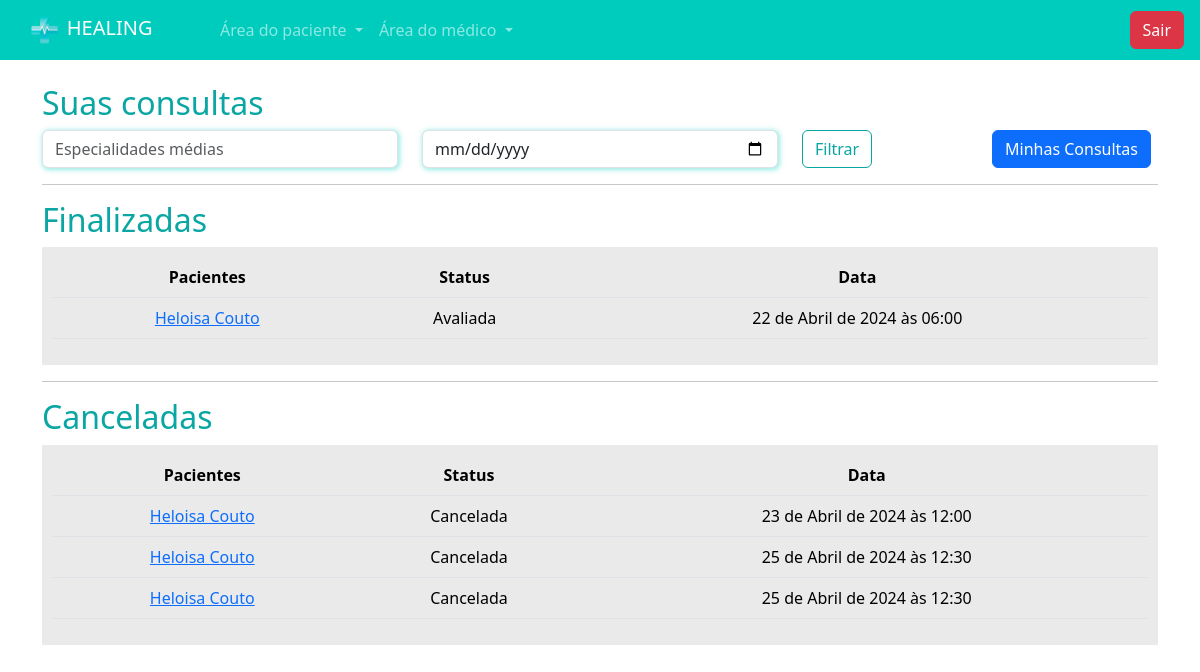
The app's page /medicos/historico_consulta_med/ (signed in) with its own data.
### paciente/models.py (models this page shows, shortened)
class Consulta(models.Model):
    status_choices = (
        ('A', 'Agendada'),
        ('F', 'Finalizada'),
        ('C', 'Cancelada'),
        ('I', 'Iniciada'),
        ('S', 'Avaliada')
    )
    paciente = models.ForeignKey(User, on_delete=models.DO_NOTHING)
    data_aberta = models.ForeignKey(DatasAbertas, on_delete=models.DO_NOTHING)
    status = models.CharField(max_length=1, choices=status_choices, default='A')
    link = models.URLField(null=True, blank=True)

### medico/models.py (models this page shows, shortened)
class DatasAbertas(models.Model):
    data = models.DateTimeField()
    user = models.ForeignKey(User, on_delete=models.DO_NOTHING)
    agendado = models.BooleanField(default=False)

### medico/views.py (the view)
# urls.py: path('historico_consulta_med/', views.historico_consulta_med, name="historico_consulta_med"),
def historico_consulta_med(request):
    if not is_medico(request.user):
        messages.add_message(request, constants.WARNING, 'Somente médicos podem acessar essa página.')
        return redirect('/pacientes/home')
    hoje = datetime.now().date()
    consultas_finalizadas = Consulta.objects.filter(data_aberta__user=request.user).filter(status='F' and 'S')
    consultas_canceladas = Consulta.objects.filter(data_aberta__user=request.user).filter(status='C')
    return render(request,'historico_medico.html', {'consultas_finalizadas': consultas_finalizadas, 'consultas_canceladas': consultas_canceladas, 'is_medico': is_medico(request.user)})

### medico/models.py (called while the page is built)
def is_medico(user):
    return DadosMedico.objects.filter(user=user).exists()

### medico/templates/historico_medico.html (shortened to what this page needs)
{% extends "base.html" %}
{% load static %}
{% block 'head' %}
    <link rel="stylesheet" href="{% static 'medicos/css/abrir_horario.css' %}">
    <link rel="stylesheet" href="{% static 'usuarios/css/usuarios.css' %}">
    <link rel="stylesheet" href="{% static 'medicos/css/cadastro_medico.css' %}">
    <link rel="stylesheet" href="{% static 'pacientes/css/home.css' %}">
    <link rel="stylesheet" href="https://cdn.jsdelivr.net/npm/bootstrap-icons@1.11.3/font/bootstrap-icons.min.css">
{% endblock 'head' %}
{% block 'body' %}
    {% include "partials/navbar.html" %}
    <div class="container">
        <br>
        <h2><span class="color-dark">Suas consultas</span></h2>
        <div class="row">
            <div class="col-md-4">
                <input type="text" name="especialidades" id="" class="form-control shadow-main-color" placeholder="Especialidades médias">
            </div>
            <div class="col-md-4">
                <input type="date" name="data" id="" class="form-control shadow-main-color" placeholder="Data da consulta">
            </div>
            <div class="col-md">
                <input type="submit" value="Filtrar" class="btn btn-dark-color-outline">
            </div>
            <div class="col-md">
                <a href="{% url 'consultas_medico' %}" class="btn btn-primary" >Minhas Consultas</a>
            </div>
        </div>
        <hr>
        <h2><span class="color-dark">Finalizadas</span></h2>
        <div class="list-minhas-consultas">
            <table class="table">
                <thead>
                  <tr>
                    <th scope="col">Pacientes</th>
                    <th scope="col">Status</th>
                    <th scope="col">Data</th>
                  </tr>
                </thead>
                <tbody>
                    {% for consulta in consultas_finalizadas  %}
                        <tr>
                            <td><a href="{% url 'consulta_area_medico' consulta.id %}">{{consulta.paciente.get_full_name}}</a></td>
                            <td>{{consulta.get_status_display}}</td>
                            <td>{{consulta.data_aberta.data}}</td>
                        </tr>
                    {% endfor %}
                </tbody>
              </table>
        </div>
        <hr>
        <h2><span class="color-dark">Canceladas</span></h2>
        <div class="list-minhas-consultas">
            <table class="table">
                <thead>
                  <tr>
                    <th scope="col">Pacientes</th>
                    <th scope="col">Status</th>
                    <th scope="col">Data</th>
                  </tr>
                </thead>
                <tbody>
                    {% for consulta in consultas_canceladas  %}
                        <tr>
                            <td><a href="{% url 'consulta_area_medico' consulta.id %}">{{consulta.paciente.get_full_name}}</a></td>
                            <td>{{consulta.get_status_display}}</td>
                            <td>{{consulta.data_aberta.data}}</td>
                        </tr>
                    {% endfor %}
                </tbody>
              </table>
        </div>
    </div>
{% endblock 'body' %}

### templates/base.html (shortened to what this page needs)
{% load static %}
<!doctype html>
<html lang="en">
  <head>
    <link rel="stylesheet" href="{% static 'geral/css/base.css' %}">
    <link href="https://cdn.jsdelivr.net/npm/bootstrap@5.3.3/dist/css/bootstrap.min.css" rel="stylesheet">
    {% block 'head' %}{% endblock 'head' %}
  </head>
  <body>
    {% block 'body' %}{% endblock 'body' %}
  </body>
</html>

### templates/partials/navbar.html (shortened to what this page needs)
{% load static %}
<nav class="navbar navbar-expand-lg navbar-dark bg-color-dark">
    <div class="container-fluid ms-3 me-auto">
      <a class="navbar-brand" href="{% url 'home' %}"><img src="{% static 'geral/img/logo.png' %}" width="20%" alt="">&nbspHEALING</a>
      <div class="collapse navbar-collapse" id="navbarNav">
        <ul class="navbar-nav">
            <li class="nav-item dropdown">
                <a class="nav-link dropdown-toggle" href="#" id="navbarDropdownMenuLink" role="button" data-bs-toggle="dropdown" aria-expanded="false">
                  Área do paciente
                </a>
            </li>
            {% if is_medico %}
                <li class="nav-item dropdown">
                    <a class="nav-link dropdown-toggle" href="#" id="navbarDropdownMenuLink" role="button" data-bs-toggle="dropdown" aria-expanded="false">
                        Área do médico
                    </a>
                </li>
            {% else %}
                <li class="nav-item">
                    <a class="nav-link" href="{% url 'cadastro_medico' %}">Sou médico</a>
                </li>
            {% endif %}
        </ul>
      </div>
    </div>
    <a class="btn btn-danger ms-auto me-3" href="{% url 'sair' %}">Sair</a>
  </nav>

### templates/static/geral/css/base.css (style rules this page uses)
:root { --main-color: #00CCBE; --dark-color: #09A6A3; --contrast-color: #FFD686; }
.bg-color-dark { background-color: var(--main-color); }
.color-dark { color: var(--dark-color); }

### templates/static/usuarios/css/usuarios.css (style rules this page uses)
.btn-dark-color-outline { border: 1px solid var(--dark-color); color: var(--dark-color) }

### templates/static/medicos/css/cadastro_medico.css (style rules this page uses)
.shadow-main-color { box-shadow: 1px 1px 5px 1px rgba(0, 204, 190,.4); }

### templates/static/pacientes/css/home.css (style rules this page uses)
table { border-collapse: collapse !important; width: 100%; }
th, td { padding: 8px; text-align: center; background-color: #EAEAEA !important; }
th { background-color: #EAEAEA; }
.list-minhas-consultas { background-color: #EAEAEA; padding: 10px; }

### records on screen
Consulta: paciente.get_full_name "Heloisa Couto", status "Avaliada", data_aberta.data "22 de Abril de 2024 às 06:00"
Consulta: paciente.get_full_name "Heloisa Couto", status "Cancelada", data_aberta.data "23 de Abril de 2024 às 12:00"
Consulta: paciente.get_full_name "Heloisa Couto", status "Cancelada", data_aberta.data "25 de Abril de 2024 às 12:30"
Consulta: paciente.get_full_name "Heloisa Couto", status "Cancelada", data_aberta.data "25 de Abril de 2024 às 12:30"
